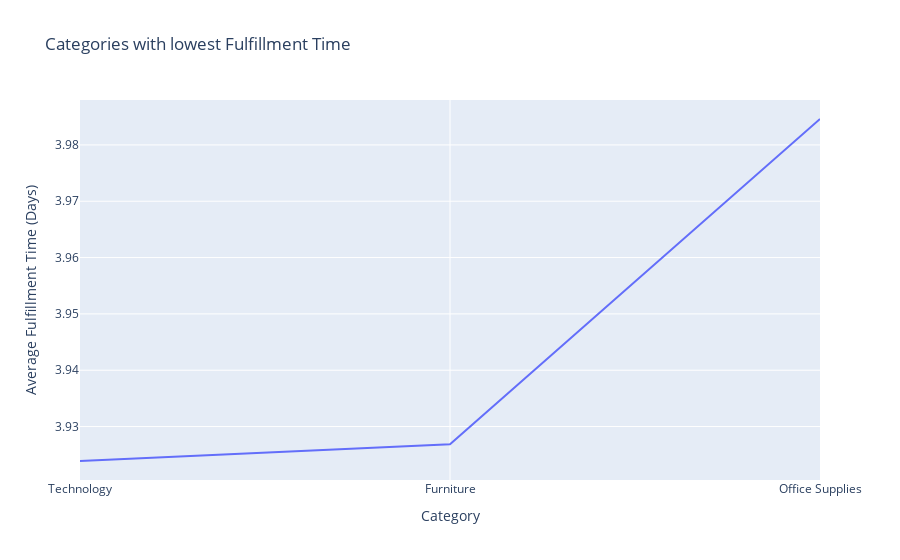

The notebook cell saved with this chart:
### Code cell
fulfilled_categories = df.groupby(['Category'])['Fulfillment_Time'].mean().sort_values().reset_index().head(10)
fulfilled_categories

fig = px.line(
    fulfilled_categories,
    x="Category",
    y="Fulfillment_Time",
    title="Categories with lowest Fulfillment Time",
)

# Customize the chart layout (optional)
fig.update_layout(
    xaxis_title="Category",
    yaxis_title="Average Fulfillment Time (Days)",
)

### Figure 1 — Plotly figure (JSON) as saved in the notebook; plotly's stock layout.template omitted (floating-point values rounded to 4 significant figures)
{"data": [{"hovertemplate": "Category=%{x}<br>Fulfillment_Time=%{y}<extra></extra>", "legendgroup": "", "line": {"color": "#636efa", "dash": "solid"}, "marker": {"symbol": "circle"}, "mode": "lines", "name": "", "orientation": "v", "showlegend": false, "type": "scatter", "x": ["Technology", "Furniture", "Office Supplies"], "xaxis": "x", "y": [3.924, 3.927, 3.985], "yaxis": "y"}], "layout": {"legend": {"tracegroupgap": 0}, "title": {"text": "Categories with lowest Fulfillment Time"}, "xaxis": {"anchor": "y", "domain": [0, 1], "title": {"text": "Category"}}, "yaxis": {"anchor": "x", "domain": [0, 1], "title": {"text": "Average Fulfillment Time (Days)"}}}}
